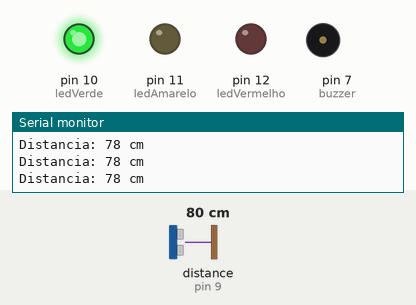
Recording of a sketch running on a simulated Arduino Uno, built with avr-gcc and run on an emulated ATmega328P. Shown: output pins drawn as LEDs (lit = HIGH), buzzer (waves = sounding), the last lines printed to the serial monitor. Wiring (inferred from the names in the program): ultrasonic range finder: trigger pin 8; echo pin 9. Inputs (shaded band) come from the test bench; at power-on: distance to the obstacle (sensor on pin 9) 80 cm. The echo pulse lasts 58.3 µs per cm; pins used as bus, display or sensor lines are not drawn.

Above: at 1.2 s.
1.3 s: distance to the obstacle (sensor on pin 9) set to 56 cm
4.3 s: distance to the obstacle (sensor on pin 9) set to 47 cm
At 5.3 s:
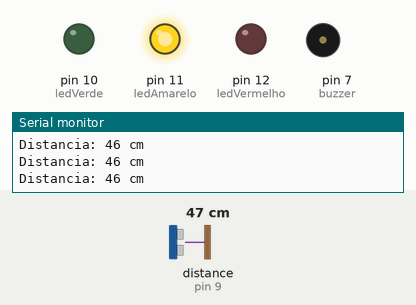
5.8 s: distance to the obstacle (sensor on pin 9) set to 17 cm
8.8 s: distance to the obstacle (sensor on pin 9) set to 14 cm
At 9.9 s:
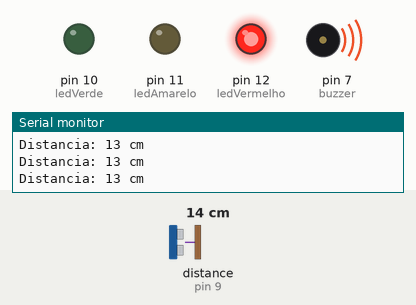
10.3 s: distance to the obstacle (sensor on pin 9) set to 18 cm
At 10.6 s:
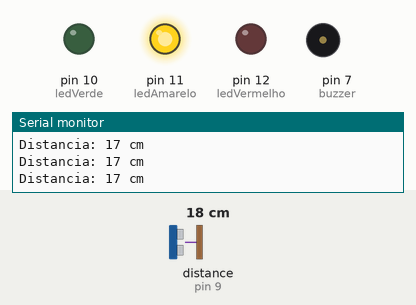
11.8 s: distance to the obstacle (sensor on pin 9) set to 2 cm
At 12.7 s:
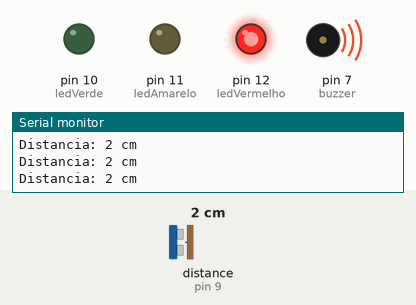
Timing chart, 0 to 14.3 s (numbered marks = the images above; inputs shaded):
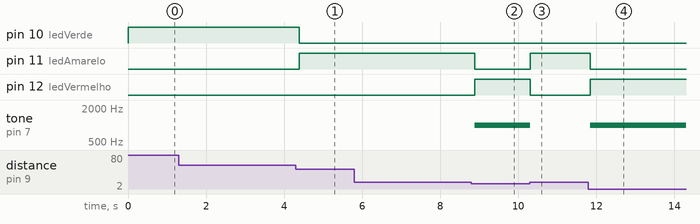

Measured:
- the behaviour switches between 52 and 51 cm on distance to the obstacle (sensor on pin 9) (found by bisection; images 0 and 1)
- the behaviour switches between 16 and 15 cm on distance to the obstacle (sensor on pin 9) (found by bisection; images 1 and 2)
- after the input at 4.3 s, pin 10 (ledVerde): HIGH → LOW after 0.09 s; pin 11 (ledAmarelo): LOW → HIGH after 0.09 s
- after the input at 8.8 s, pin 11 (ledAmarelo): HIGH → LOW after 0.09 s; pin 12 (ledVermelho): LOW → HIGH after 0.09 s; tone on pin 7 (buzzer): silent → 1000 Hz after 0.09 s
- after the input at 10.3 s, pin 11 (ledAmarelo): LOW → HIGH at once; pin 12 (ledVermelho): HIGH → LOW at once; tone on pin 7 (buzzer): 1000 Hz → silent at once
- after the input at 11.8 s, pin 11 (ledAmarelo): HIGH → LOW at once; pin 12 (ledVermelho): LOW → HIGH at once; tone on pin 7 (buzzer): silent → 1000 Hz at once

The sketch:

teste_do_sensor_ultrassonico__buzzer_e_leds.ino
```cpp
const int pinoTrig = 8;
const int pinoEcho = 9;
const int ledVerde = 10;
const int ledAmarelo = 11;
const int ledVermelho = 12;
const int buzzer = 7;

void setup() {
  Serial.begin(9600); // Para os alunos verem a distância no Monitor Serial
  pinMode(pinoTrig, OUTPUT);
  pinMode(pinoEcho, INPUT);
  pinMode(ledVerde, OUTPUT);
  pinMode(ledAmarelo, OUTPUT);
  pinMode(ledVermelho, OUTPUT);
  pinMode(buzzer, OUTPUT);
}

void loop() {
  // Dispara o pulso sonoro
  digitalWrite(pinoTrig, LOW);
  delayMicroseconds(2);
  digitalWrite(pinoTrig, HIGH);
  delayMicroseconds(10);
  digitalWrite(pinoTrig, LOW);

  // Calcula a distância em centímetros
  long duracao = pulseIn(pinoEcho, HIGH);
  int distancia = duracao * 0.034 / 2;

  Serial.print("Distancia: ");
  Serial.print(distancia);
  Serial.println(" cm");

  // Lógica de Decisão do Robô
  if (distancia > 50) {
    // Caminho livre
    digitalWrite(ledVerde, HIGH);
    digitalWrite(ledAmarelo, LOW);
    digitalWrite(ledVermelho, LOW);
    noTone(buzzer);
  }
  else if (distancia >= 15 && distancia <= 50) {
    // Atenção, obstáculo se aproximando
    digitalWrite(ledVerde, LOW);
    digitalWrite(ledAmarelo, HIGH);
    digitalWrite(ledVermelho, LOW);
    noTone(buzzer);
  }
  else if (distancia < 15) {
    // Risco de colisão! O Otto precisaria virar
    digitalWrite(ledVerde, LOW);
    digitalWrite(ledAmarelo, LOW);
    digitalWrite(ledVermelho, HIGH);
    tone(buzzer, 1000); // Dispara o alarme
  }

  delay(100); // Pequena pausa para estabilizar a leitura
}
```
